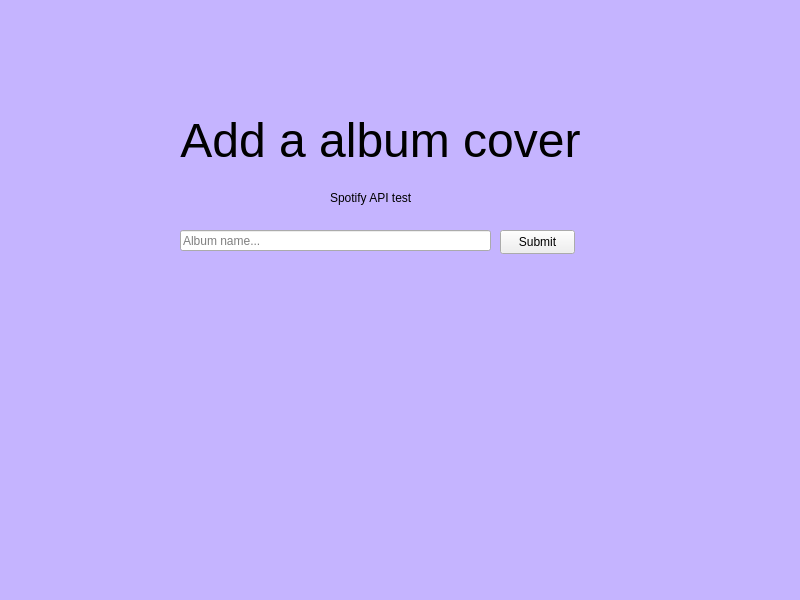
<?xml version="1.0" encoding="UTF-8"?>
<ui version="4.0">
 <class>MainWindow</class>
 <widget class="QMainWindow" name="MainWindow">
  <property name="geometry">
   <rect>
    <x>0</x>
    <y>0</y>
    <width>800</width>
    <height>600</height>
   </rect>
  </property>
  <property name="windowTitle">
   <string>MainWindow</string>
  </property>
  <widget class="QWidget" name="centralwidget">
   <widget class="QLabel" name="_title">
    <property name="geometry">
     <rect>
      <x>160</x>
      <y>110</y>
      <width>441</width>
      <height>61</height>
     </rect>
    </property>
    <property name="font">
     <font>
      <pointsize>36</pointsize>
     </font>
    </property>
    <property name="text">
     <string>Add a album cover</string>
    </property>
    <property name="alignment">
     <set>Qt::AlignCenter</set>
    </property>
   </widget>
   <widget class="QLabel" name="_background">
    <property name="geometry">
     <rect>
      <x>0</x>
      <y>0</y>
      <width>801</width>
      <height>611</height>
     </rect>
    </property>
    <property name="styleSheet">
     <string notr="true">background-color: rgb(197, 180, 255);</string>
    </property>
    <property name="text">
     <string/>
    </property>
   </widget>
   <widget class="QLineEdit" name="_albumField">
    <property name="geometry">
     <rect>
      <x>180</x>
      <y>230</y>
      <width>311</width>
      <height>21</height>
     </rect>
    </property>
    <property name="placeholderText">
     <string>Album name...</string>
    </property>
   </widget>
   <widget class="QPushButton" name="_submitButton">
    <property name="geometry">
     <rect>
      <x>500</x>
      <y>230</y>
      <width>75</width>
      <height>24</height>
     </rect>
    </property>
    <property name="text">
     <string>Submit</string>
    </property>
   </widget>
   <widget class="QLabel" name="_image">
    <property name="geometry">
     <rect>
      <x>250</x>
      <y>300</y>
      <width>250</width>
      <height>250</height>
     </rect>
    </property>
    <property name="text">
     <string/>
    </property>
    <property name="pixmap">
     <pixmap>../../../../Downloads/tyler.jpg</pixmap>
    </property>
    <property name="scaledContents">
     <bool>true</bool>
    </property>
   </widget>
   <widget class="QLabel" name="_title2">
    <property name="geometry">
     <rect>
      <x>330</x>
      <y>190</y>
      <width>81</width>
      <height>16</height>
     </rect>
    </property>
    <property name="text">
     <string>Spotify API test</string>
    </property>
   </widget>
   <zorder>_background</zorder>
   <zorder>_title</zorder>
   <zorder>_albumField</zorder>
   <zorder>_submitButton</zorder>
   <zorder>_image</zorder>
   <zorder>_title2</zorder>
  </widget>
 </widget>
 <resources/>
 <connections/>
</ui>
